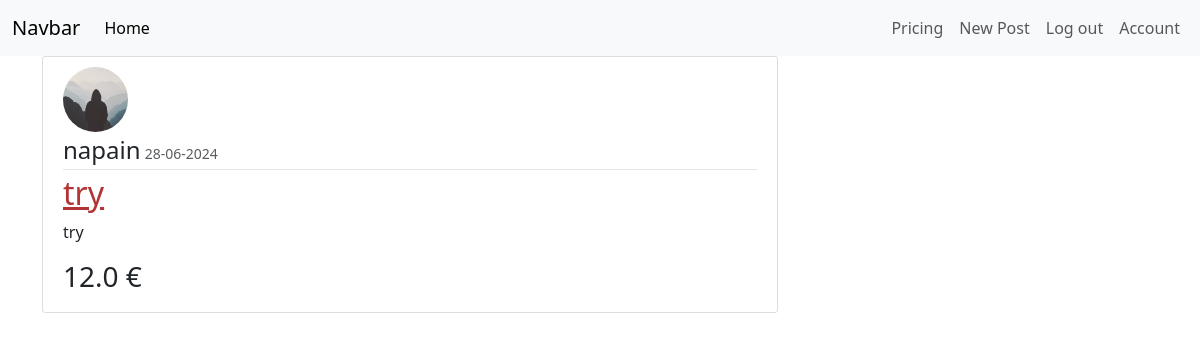
Screenshot of /home (signed in) with the database file from the repository.
### budget_app/models.py (models this page shows, shortened)
class Post(db.Model):
    __tablename__ = "post"
    id = db.Column(db.Integer, primary_key=True)
    title = db.Column(db.String(100), nullable=False)
    date_posted = db.Column(db.DateTime, nullable=False, default=datetime.utcnow)
    content = db.Column(db.Text, nullable=False)
    price = db.Column(db.Float, nullable = False)
    user_id = db.Column(db.Integer, db.ForeignKey('user.id'), nullable=False)
    subposts = db.relationship('Subpost', backref='post', cascade = "all,delete",lazy=True)

class User(db.Model, UserMixin):
    id = db.Column(db.Integer, primary_key=True)
    username = db.Column(db.String(20), unique=True, nullable=False)
    email = db.Column(db.String(120), unique=True, nullable=False)
    image_file = db.Column(db.String(20), nullable=False, default='default.jpg')
    password = db.Column(db.String(60), nullable=False)
    posts = db.relationship('Post', backref='author',cascade = "all,delete", lazy=True)

### budget_app/routes.py (the view)
@app.route("/home")
@login_required
def home():
    posts = Post.query.filter(Post.user_id == current_user.id).all()
    return render_template('home.html', title='Your post', posts=posts)

### budget_app/models.py (called while the page is built)
@login_manager.user_loader
def load_user(user_id):
    return User.query.get(int(user_id))

### budget_app/templates/home.html
{% extends "layout.html" %}
{% block content %}
    {% for post in posts %}
        <article class="media content-section">
          <img class="rounded-circle article-img" src="{{ url_for('static', filename='images/'+post.author.image_file) }}" alt="">
          <div class="media-body">
            <div class="article-metadata">
              <span style="font-size:1.5em"> {{ post.author.username }}</span>
              <small class="text-muted">{{ post.date_posted.strftime('%d-%m-%Y') }}</small>
            </div>
            <h2><a class="article-title"  href="{{ url_for('post', post_id = post.id)}}">{{ post.title }}</a></h2>
            <p class="article-content">{{ post.content }}</p>
            <h3>{{ post.price }} € </h3>
          </div>
        </article>
    {% endfor %}
{% endblock content %}

### budget_app/static/main.css (style rules this page uses)
body { background: #fafafa; color: #333333; margin-top: 5rem; }
h2 { color: #881212; }
.content-section { background: #ffffff; padding: 10px 20px; border: 1px solid #dddddd; border-radius: 3px; margin-bottom: 20px; }
.article-title { color: #b23434; }
.article-content { white-space: pre-line; }
.article-img { height: 65px; width: 65px; margin-right: 16px; }
.article-metadata { padding-bottom: 1px; margin-bottom: 4px; border-bottom: 1px solid #e3e3e3 }

### rows the page displays
Post: image_file (placeholder picture), author.username "napain", date_posted "28-06-2024", title "try", content "try", price "12.0"
